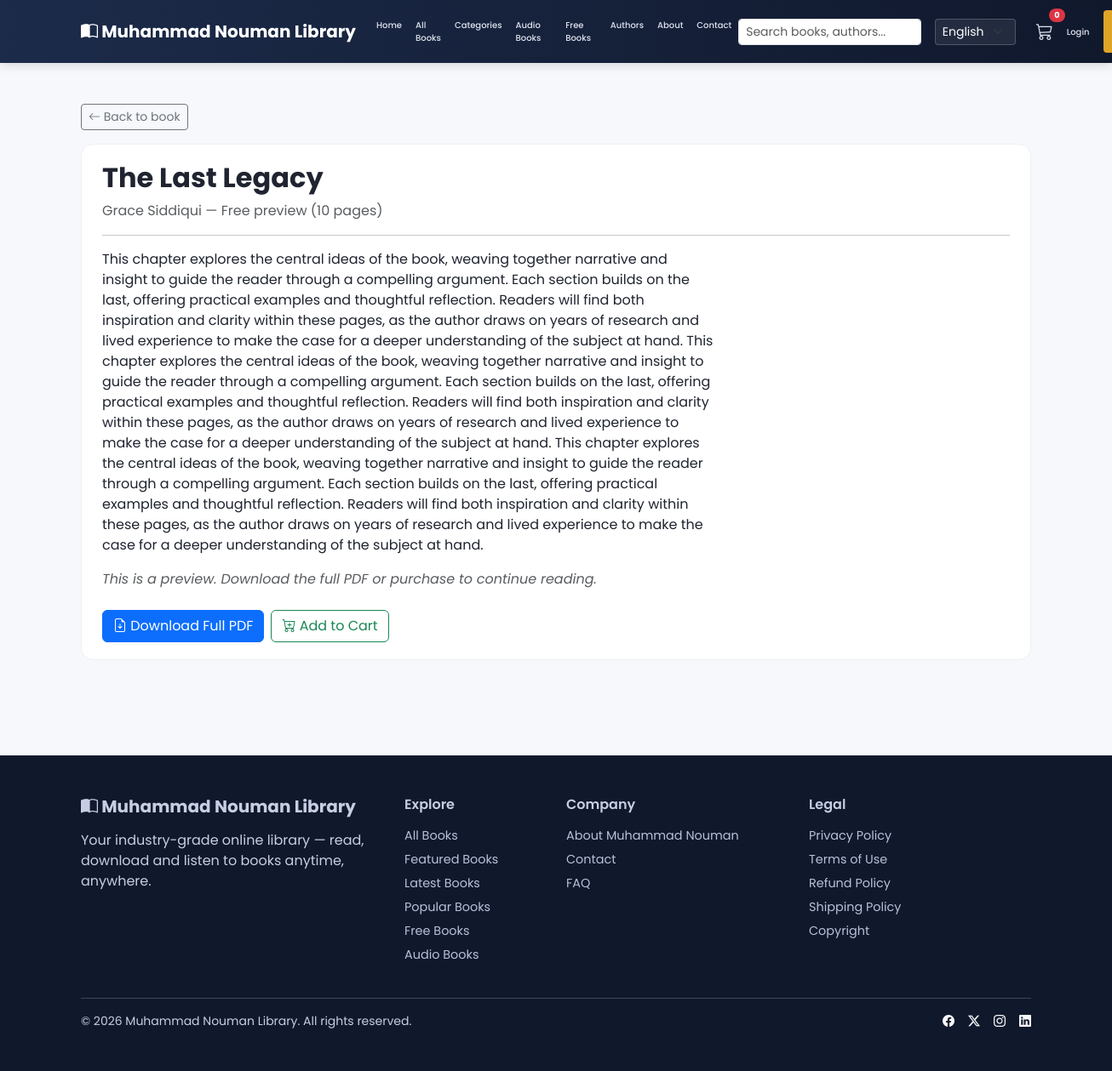
/books/the-last-legacy/preview/, run on the app's committed database.
### apps/books/models.py (models this page shows, shortened)
class Book(models.Model):
    LANGUAGE_CHOICES = [
        ('en', 'English'),
        ('ur', 'Urdu'),
        ('ar', 'Arabic'),
    ]
    title = models.CharField(max_length=250)
    slug = models.SlugField(max_length=270, unique=True, blank=True)
    author = models.ForeignKey(Author, on_delete=models.CASCADE, related_name='books')
    category = models.ForeignKey(Category, on_delete=models.CASCADE, related_name='books')
    description = models.TextField(blank=True)
    short_description = models.CharField(max_length=300, blank=True)
    language = models.CharField(max_length=10, choices=LANGUAGE_CHOICES, default='en')
    pages = models.PositiveIntegerField(default=0)
    isbn = models.CharField(max_length=20, blank=True)
    published_date = models.DateField(null=True, blank=True)
    price = models.DecimalField(max_digits=8, decimal_places=2, default=0)
    discount_price = models.DecimalField(max_digits=8, decimal_places=2, null=True, blank=True)
    cover = models.ImageField(upload_to='covers/', blank=True, null=True)
    pdf_file = models.FileField(upload_to='books/', blank=True, null=True)
    audio_file = models.FileField(upload_to='audio/', blank=True, null=True)
    preview_pages = models.PositiveIntegerField(default=10, help_text="Pages visible in free preview")
    is_featured = models.BooleanField(default=False)
    is_free = models.BooleanField(default=False)
    is_published = models.BooleanField(default=True)
    is_bestseller = models.BooleanField(default=False)
    views_count = models.PositiveIntegerField(default=0)
    downloads_count = models.PositiveIntegerField(default=0)
    created_at = models.DateTimeField(auto_now_add=True)
    updated_at = models.DateTimeField(auto_now=True)
    class Meta:
        ordering = ['-created_at']
        indexes = [
            models.Index(fields=['is_published', 'is_featured']),
            models.Index(fields=['is_published', 'is_free']),
        ]
    def get_absolute_url(self):
        return reverse('books:detail', args=[self.slug])

class Author(models.Model):
    name = models.CharField(max_length=150)
    slug = models.SlugField(max_length=170, unique=True, blank=True)
    bio = models.TextField(blank=True)
    photo = models.ImageField(upload_to='authors/', blank=True, null=True)
    class Meta:
        ordering = ['name']

### apps/books/views.py (the view)
# urls.py: path('<slug:slug>/preview/', views.book_preview, name='preview'),
def book_preview(request, slug):
    book = get_object_or_404(Book, slug=slug, is_published=True)
    return render(request, 'books/book_preview.html', {'book': book})

### apps/categories/context_processors.py (called while the page is built)
def category_menu(request):
    categories = Category.objects.filter(is_active=True).order_by('name')
    return {'nav_categories': categories}

### apps/core/context_processors.py (called while the page is built)
def site_settings(request):
    return {
        'SITE_NAME': settings.SITE_NAME,
        'CURRENCY': settings.CURRENCY,
    }

### apps/orders/cart.py (called while the page is built)
    def __len__(self):
        return sum(item['quantity'] for item in self.cart.values())

    def get_total_price(self):
        return sum(Decimal(item['price']) * item['quantity'] for item in self.cart.values())

### apps/orders/context_processors.py (called while the page is built)
def cart_summary(request):
    cart = getattr(request, 'cart', None)
    if cart is None:
        return {'cart_count': 0, 'cart_total': 0}
    return {'cart_count': len(cart), 'cart_total': cart.get_total_price()}

### templates/books/book_preview.html (shortened to what this page needs)
{% extends "base.html" %}
{% load i18n %}
{% block content %}
<div class="container py-5">
  <a href="{{ book.get_absolute_url }}" class="btn btn-sm btn-outline-secondary mb-3"><i class="bi bi-arrow-left"></i> {% trans "Back to book" %}</a>
  <div class="dash-card">
    <h2 class="fw-bold">{{ book.title }}</h2>
    <p class="text-muted">{{ book.author.name }} — {% trans "Free preview" %} ({{ book.preview_pages }} {% trans "pages" %})</p>
    <hr>
    <div style="max-width:720px;">
      <p>{{ book.description|linebreaks }}</p>
      <p class="text-muted fst-italic">{% trans "This is a preview. Download the full PDF or purchase to continue reading." %}</p>
    </div>
    <div class="d-flex gap-2 mt-4">
      {% if book.pdf_file %}
        <a href="{{ book.pdf_file.url }}" download class="btn btn-primary"><i class="bi bi-file-earmark-arrow-down"></i> {% trans "Download Full PDF" %}</a>
      {% endif %}
      <button class="btn btn-outline-success js-add-to-cart" data-book-id="{{ book.id }}"><i class="bi bi-cart-plus"></i> {% trans "Add to Cart" %}</button>
    </div>
  </div>
</div>
{% endblock %}

### static/css/style.css (style rules this page uses)
:root { --mnl-primary: #1c2b4a; --mnl-primary-dark: #10182c; --mnl-accent: #e0a527; --mnl-accent-dark: #c78f1c; --mnl-bg: #f7f8fb; --mnl-card: #ffffff; --mnl-text: #1f2430; --mnl-muted: #6b7280; --radius: 14px; }
body { font-family: 'Poppins', system-ui, sans-serif; background: var(--mnl-bg); color: var(--mnl-text); }
.dash-card { background: #fff; border-radius: 14px; padding: 1.25rem 1.5rem; border: 1px solid #eef0f5; }

### data on the page
Book: title "The Last Legacy", author.name "Grace Siddiqui", preview_pages "10", description "This chapter explores the central ideas of the book, weaving together narrative and insight to guide the reader through a compelling argument. Each section builds on the last, offering practical examples and thoughtful reflection. Readers will find both inspiration and clarity within these pages, as the author draws on years of research and lived experience to make the case for a deeper understanding of the subject at hand. This chapter explores the central ideas of the book, weaving together narrative and insight to guide the reader through a compelling argument. Each section builds on the last, offering practical examples and thoughtful reflection. Readers will find both inspiration and…"

### other printed values
{{ SITE_NAME }} "Muhammad Nouman Library"
{{ cart_count }} "0"
form field language "English"
